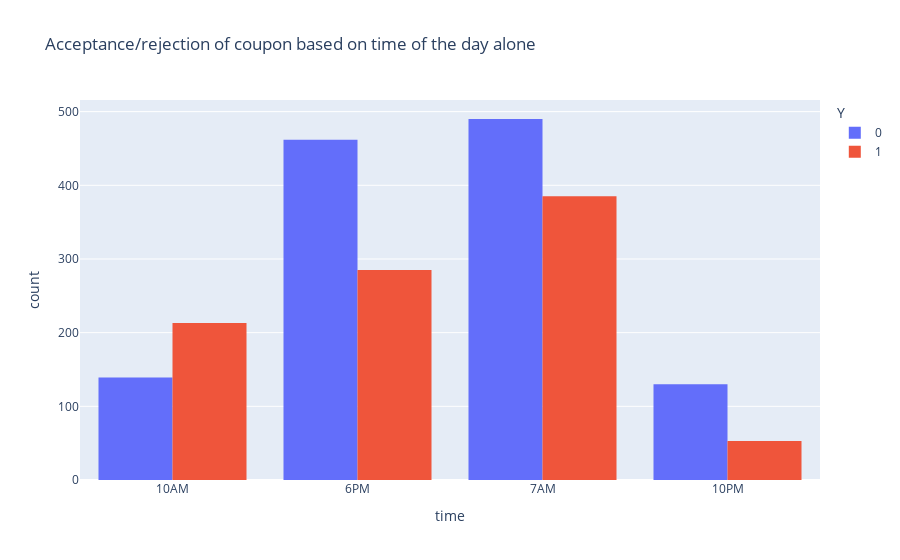

The notebook cell this image was saved under:
### Markdown cell above
Let's look at the data when the driver is alone. Does the time of the day affect the acceptance?

### Code cell
coffee_house_alone_df = coffee_house_df[coffee_house_df['passanger'] == 'Alone']
px.histogram(coffee_house_alone_df, x='time', color='Y', barmode='group', title="Acceptance/rejection of coupon based on time of the day alone")

### Figure 1 — Plotly figure (JSON) as saved in the notebook; plotly's stock layout.template omitted (floating-point values rounded to 4 significant figures; data arrays with more than 128 entries replaced by an {"elided": "..."} marker saying what was removed)
{"data": [{"alignmentgroup": "True", "bingroup": "x", "hovertemplate": "Y=0<br>time=%{x}<br>count=%{y}<extra></extra>", "legendgroup": "0", "marker": {"color": "#636efa", "pattern": {"shape": ""}}, "name": "0", "offsetgroup": "0", "orientation": "v", "showlegend": true, "type": "histogram", "x": {"elided": "1221 str values"}, "xaxis": "x", "yaxis": "y"}, {"alignmentgroup": "True", "bingroup": "x", "hovertemplate": "Y=1<br>time=%{x}<br>count=%{y}<extra></extra>", "legendgroup": "1", "marker": {"color": "#EF553B", "pattern": {"shape": ""}}, "name": "1", "offsetgroup": "1", "orientation": "v", "showlegend": true, "type": "histogram", "x": {"elided": "936 str values"}, "xaxis": "x", "yaxis": "y"}], "layout": {"barmode": "group", "legend": {"title": {"text": "Y"}, "tracegroupgap": 0}, "title": {"text": "Acceptance/rejection of coupon based on time of the day alone"}, "xaxis": {"anchor": "y", "domain": [0, 1], "title": {"text": "time"}}, "yaxis": {"anchor": "x", "domain": [0, 1], "title": {"text": "count"}}}}
